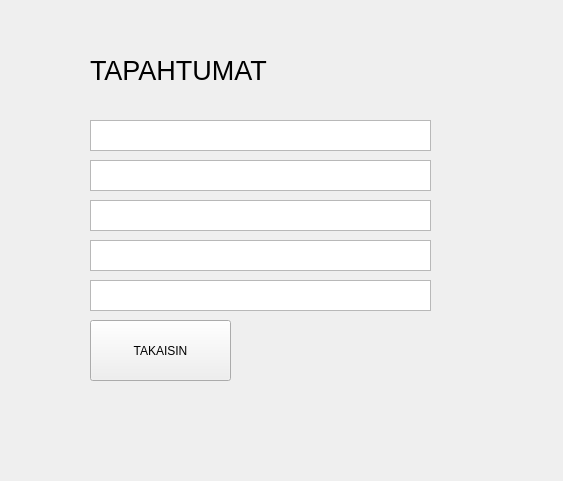
<?xml version="1.0" encoding="UTF-8"?>
<ui version="4.0">
 <class>tapahtumat</class>
 <widget class="QWidget" name="tapahtumat">
  <property name="geometry">
   <rect>
    <x>0</x>
    <y>0</y>
    <width>563</width>
    <height>481</height>
   </rect>
  </property>
  <property name="windowTitle">
   <string>Form</string>
  </property>
  <widget class="QPushButton" name="tapa_button_takaisin">
   <property name="geometry">
    <rect>
     <x>90</x>
     <y>320</y>
     <width>141</width>
     <height>61</height>
    </rect>
   </property>
   <property name="text">
    <string>TAKAISIN</string>
   </property>
  </widget>
  <widget class="QLabel" name="tapa_label_otsikko">
   <property name="geometry">
    <rect>
     <x>90</x>
     <y>40</y>
     <width>191</width>
     <height>61</height>
    </rect>
   </property>
   <property name="font">
    <font>
     <pointsize>20</pointsize>
    </font>
   </property>
   <property name="text">
    <string>TAPAHTUMAT</string>
   </property>
  </widget>
  <widget class="QTextEdit" name="tapa_textbox">
   <property name="geometry">
    <rect>
     <x>90</x>
     <y>120</y>
     <width>341</width>
     <height>31</height>
    </rect>
   </property>
  </widget>
  <widget class="QTextEdit" name="tapa_textbox_2">
   <property name="geometry">
    <rect>
     <x>90</x>
     <y>160</y>
     <width>341</width>
     <height>31</height>
    </rect>
   </property>
  </widget>
  <widget class="QTextEdit" name="tapa_textbox_3">
   <property name="geometry">
    <rect>
     <x>90</x>
     <y>200</y>
     <width>341</width>
     <height>31</height>
    </rect>
   </property>
  </widget>
  <widget class="QTextEdit" name="tapa_textbox_4">
   <property name="geometry">
    <rect>
     <x>90</x>
     <y>240</y>
     <width>341</width>
     <height>31</height>
    </rect>
   </property>
  </widget>
  <widget class="QTextEdit" name="tapa_textbox_5">
   <property name="geometry">
    <rect>
     <x>90</x>
     <y>280</y>
     <width>341</width>
     <height>31</height>
    </rect>
   </property>
  </widget>
 </widget>
 <resources/>
 <connections/>
</ui>
